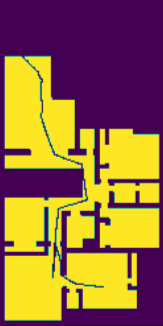
#> input picture images/topomap_th0.04/e4_gt.png, 163 x 326 px, found by its file name; its folder holds 4 pictures in this run
$ python plot.py
#> lines starting #> are read from the running program, lines starting #| are printed output that depends on the picture; pictures that were not available may be replaced by others from this repository, and a replacement may not be noted
import pandas as pd
import matplotlib.pyplot as plt
import numpy as np
import math
import matplotlib
import matplotlib.ticker as mtick
from PIL import Image
# [133 lines of commented-out code are left out]
env_list = ['Ihlen_0_int', 'Rs_int', 'Wainscott_0_int', 'Wainscott_1_int']
env = 3
g1 = Image.open("C:/Users/Muriate_C/Desktop/graduate_design/thesis/images/topomap_th0.04/e{}_gt.png".format(env+1))
#> g1 is the input picture: PIL image 163x326 RGBA; mean R, G, B, A 149.8, 109.1, 64.1, 255
# g1 = g1.resize((480,640))
t1 = Image.open("C:/Users/Muriate_C/Desktop/graduate_design/thesis/images/topomap_th0.04/e{}_tm.png".format(env+1))
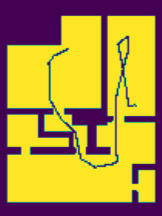
#> input picture images/topomap_th0.04/e1_gt.png, 162 x 216 px, given in place of e4_tm.png, which was not available
#> t1 is the input picture: PIL image 162x216 RGBA; mean R, G, B, A 178.7, 148.2, 57.8, 255
w, h = t1.size
#> w = 162; h = 216
print(w, h)
#| 162 216
t1 = t1.resize((480, 960))
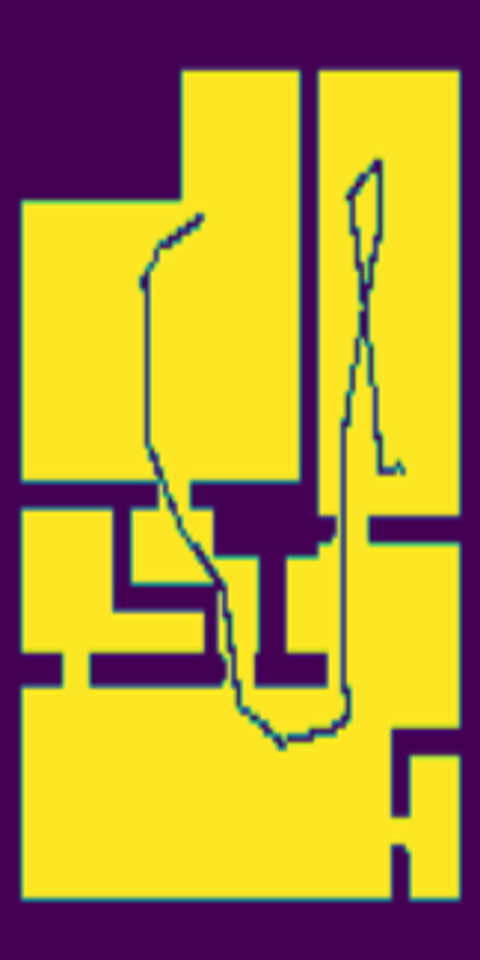
#> t1: PIL image 480x960 RGBA; mean R, G, B, A 178.5, 148.3, 57.8, 255

fig, ax = plt.subplots(1, 2, figsize=(8, 7.5))
plt.suptitle("Online Topological Map Construction \nin Environment '{}'".format(env_list[env]))
ax[0].imshow(g1)
ax[1].imshow(t1)
ax[0].set_title("Groundtruth Trajectory")
ax[1].set_title("Topological Map")
for i in range(2):
    ax[i].set_xticks([])
    ax[i].set_yticks([])
# plt.axis('off')
fig.tight_layout()
plt.subplots_adjust(left=0, right=1,hspace=0)
plt.show()
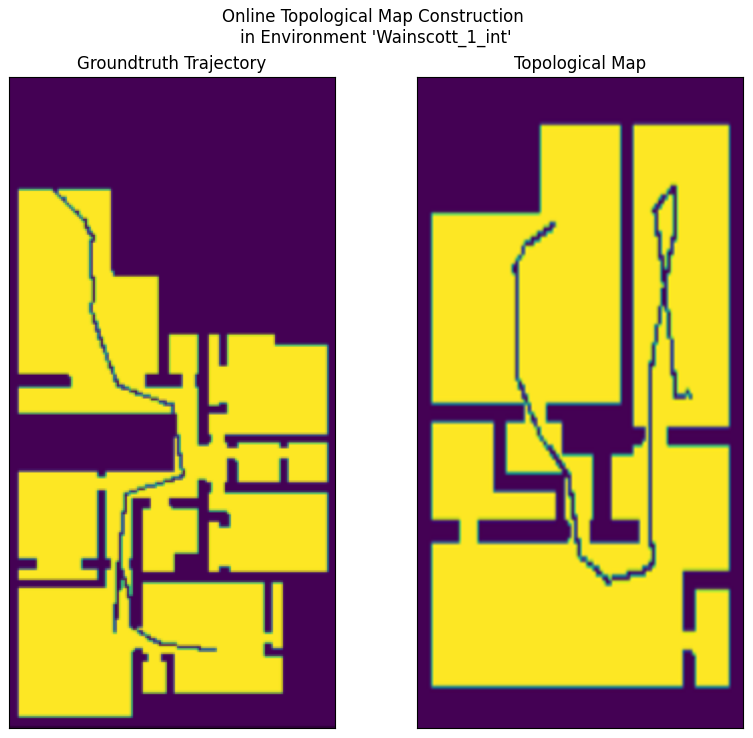
#> figure drawn by matplotlib, 2 panels
